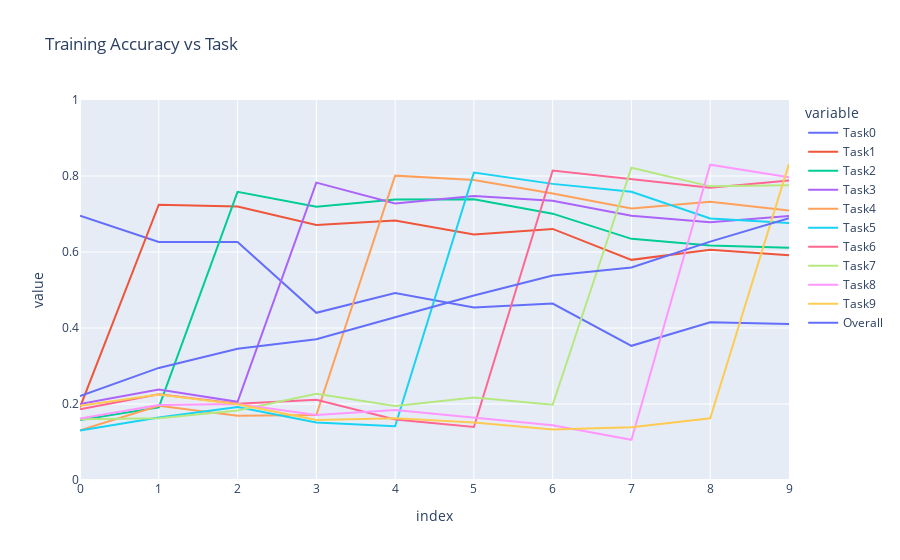

Notebook source saved alongside this figure:
### Markdown cell above
## Traning accuracies

### Code cell
train_df = pd.DataFrame(training_accuracies)
train_df.index = range(10)

fig = px.line(train_df, x=train_df.index, y=train_df.columns, range_y=[0, 1], title="Training Accuracy vs Task")
fig.show()

### Figure 1 — Plotly figure (JSON) as saved in the notebook; plotly's stock layout.template omitted (floating-point values rounded to 4 significant figures)
{"data": [{"hovertemplate": "variable=Task0<br>index=%{x}<br>value=%{y}<extra></extra>", "legendgroup": "Task0", "line": {"color": "#636efa", "dash": "solid"}, "marker": {"symbol": "circle"}, "mode": "lines", "name": "Task0", "orientation": "v", "showlegend": true, "type": "scatter", "x": [0, 1, 2, 3, 4, 5, 6, 7, 8, 9], "xaxis": "x", "y": [0.6953, 0.6263, 0.6265, 0.44, 0.4918, 0.454, 0.4642, 0.3531, 0.4153, 0.4108], "yaxis": "y"}, {"hovertemplate": "variable=Task1<br>index=%{x}<br>value=%{y}<extra></extra>", "legendgroup": "Task1", "line": {"color": "#EF553B", "dash": "solid"}, "marker": {"symbol": "circle"}, "mode": "lines", "name": "Task1", "orientation": "v", "showlegend": true, "type": "scatter", "x": [0, 1, 2, 3, 4, 5, 6, 7, 8, 9], "xaxis": "x", "y": [0.1912, 0.7246, 0.7197, 0.6712, 0.6829, 0.6462, 0.6607, 0.5793, 0.6062, 0.5917], "yaxis": "y"}, {"hovertemplate": "variable=Task2<br>index=%{x}<br>value=%{y}<extra></extra>", "legendgroup": "Task2", "line": {"color": "#00cc96", "dash": "solid"}, "marker": {"symbol": "circle"}, "mode": "lines", "name": "Task2", "orientation": "v", "showlegend": true, "type": "scatter", "x": [0, 1, 2, 3, 4, 5, 6, 7, 8, 9], "xaxis": "x", "y": [0.1576, 0.1911, 0.7584, 0.7193, 0.7385, 0.7389, 0.7009, 0.6347, 0.6173, 0.6112], "yaxis": "y"}, {"hovertemplate": "variable=Task3<br>index=%{x}<br>value=%{y}<extra></extra>", "legendgroup": "Task3", "line": {"color": "#ab63fa", "dash": "solid"}, "marker": {"symbol": "circle"}, "mode": "lines", "name": "Task3", "orientation": "v", "showlegend": true, "type": "scatter", "x": [0, 1, 2, 3, 4, 5, 6, 7, 8, 9], "xaxis": "x", "y": [0.2003, 0.2382, 0.2059, 0.7825, 0.7278, 0.7474, 0.7346, 0.6954, 0.6786, 0.6946], "yaxis": "y"}, {"hovertemplate": "variable=Task4<br>index=%{x}<br>value=%{y}<extra></extra>", "legendgroup": "Task4", "line": {"color": "#FFA15A", "dash": "solid"}, "marker": {"symbol": "circle"}, "mode": "lines", "name": "Task4", "orientation": "v", "showlegend": true, "type": "scatter", "x": [0, 1, 2, 3, 4, 5, 6, 7, 8, 9], "xaxis": "x", "y": [0.1305, 0.1952, 0.1691, 0.1708, 0.8009, 0.7894, 0.7541, 0.7143, 0.7325, 0.7095], "yaxis": "y"}, {"hovertemplate": "variable=Task5<br>index=%{x}<br>value=%{y}<extra></extra>", "legendgroup": "Task5", "line": {"color": "#19d3f3", "dash": "solid"}, "marker": {"symbol": "circle"}, "mode": "lines", "name": "Task5", "orientation": "v", "showlegend": true, "type": "scatter", "x": [0, 1, 2, 3, 4, 5, 6, 7, 8, 9], "xaxis": "x", "y": [0.1305, 0.1643, 0.1923, 0.1516, 0.1415, 0.8089, 0.7793, 0.7587, 0.6884, 0.6763], "yaxis": "y"}, {"hovertemplate": "variable=Task6<br>index=%{x}<br>value=%{y}<extra></extra>", "legendgroup": "Task6", "line": {"color": "#FF6692", "dash": "solid"}, "marker": {"symbol": "circle"}, "mode": "lines", "name": "Task6", "orientation": "v", "showlegend": true, "type": "scatter", "x": [0, 1, 2, 3, 4, 5, 6, 7, 8, 9], "xaxis": "x", "y": [0.1864, 0.2255, 0.2008, 0.2111, 0.159, 0.1396, 0.8144, 0.7919, 0.7691, 0.788], "yaxis": "y"}, {"hovertemplate": "variable=Task7<br>index=%{x}<br>value=%{y}<extra></extra>", "legendgroup": "Task7", "line": {"color": "#B6E880", "dash": "solid"}, "marker": {"symbol": "circle"}, "mode": "lines", "name": "Task7", "orientation": "v", "showlegend": true, "type": "scatter", "x": [0, 1, 2, 3, 4, 5, 6, 7, 8, 9], "xaxis": "x", "y": [0.1596, 0.1622, 0.1829, 0.2269, 0.1945, 0.2172, 0.1981, 0.8216, 0.7727, 0.776], "yaxis": "y"}, {"hovertemplate": "variable=Task8<br>index=%{x}<br>value=%{y}<extra></extra>", "legendgroup": "Task8", "line": {"color": "#FF97FF", "dash": "solid"}, "marker": {"symbol": "circle"}, "mode": "lines", "name": "Task8", "orientation": "v", "showlegend": true, "type": "scatter", "x": [0, 1, 2, 3, 4, 5, 6, 7, 8, 9], "xaxis": "x", "y": [0.1619, 0.1974, 0.2003, 0.1709, 0.1841, 0.1632, 0.144, 0.1058, 0.8298, 0.7964], "yaxis": "y"}, {"hovertemplate": "variable=Task9<br>index=%{x}<br>value=%{y}<extra></extra>", "legendgroup": "Task9", "line": {"color": "#FECB52", "dash": "solid"}, "marker": {"symbol": "circle"}, "mode": "lines", "name": "Task9", "orientation": "v", "showlegend": true, "type": "scatter", "x": [0, 1, 2, 3, 4, 5, 6, 7, 8, 9], "xaxis": "x", "y": [0.1951, 0.2249, 0.1993, 0.1582, 0.1627, 0.1516, 0.1329, 0.1388, 0.1626, 0.8323], "yaxis": "y"}, {"hovertemplate": "variable=Overall<br>index=%{x}<br>value=%{y}<extra></extra>", "legendgroup": "Overall", "line": {"color": "#636efa", "dash": "solid"}, "marker": {"symbol": "circle"}, "mode": "lines", "name": "Overall", "orientation": "v", "showlegend": true, "type": "scatter", "x": [0, 1, 2, 3, 4, 5, 6, 7, 8, 9], "xaxis": "x", "y": [0.2208, 0.295, 0.3455, 0.3703, 0.4284, 0.4857, 0.5383, 0.5593, 0.6272, 0.6887], "yaxis": "y"}], "layout": {"legend": {"title": {"text": "variable"}, "tracegroupgap": 0}, "title": {"text": "Training Accuracy vs Task"}, "xaxis": {"anchor": "y", "domain": [0, 1], "title": {"text": "index"}}, "yaxis": {"anchor": "x", "domain": [0, 1], "range": [0, 1], "title": {"text": "value"}}}}
